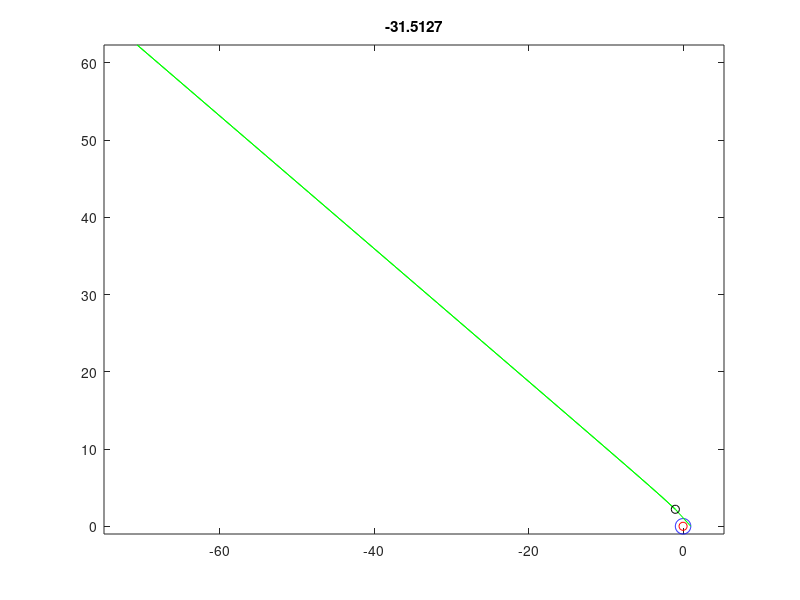

Here is the MATLAB script that generated this plot:
clear;

h=2;       % timestep of 0.05 time-units
pos=[1 0];    % initial position
vel=[0 1.1];  % initial velocity

steps=100;              % number of steps
skip=ceil(steps/100);   % plot only 100 frames

theta=linspace(0,2*pi,100);   % equally spaced points
xc=cos(theta);
yc=sin(theta);

for i=1:steps
  x(i)=pos(1);
  y(i)=pos(2);
  time=(i-1)*h/(2*pi);

  if rem(i,skip)==0
    plot(xc,yc,'b',x,y,'g-',pos(1),pos(2),'ko',0,0,'ro')
    title(time)
    axis equal;
    pause(0);
  end

  if i==51
      h=-h;
  end

  r=norm(pos);
  accel=-1/r^2 * pos/r;
 
  % Velocity Verlet Method
  pos=pos + h*vel + 0.5*h^2*accel;
  r=norm(pos);
  accelNext=-1/r^2 * pos/r;
  vel=vel + 0.5*h*(accel+accelNext);

end

disp(pos)
norm(pos-[1 0])
